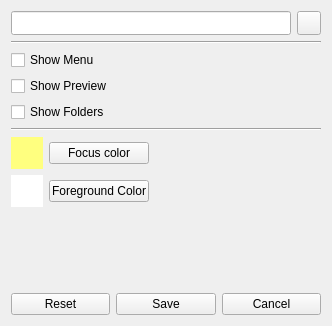
<?xml version="1.0" encoding="UTF-8"?>
<ui version="4.0">
 <class>Form</class>
 <widget class="QWidget" name="Form">
  <property name="geometry">
   <rect>
    <x>0</x>
    <y>0</y>
    <width>332</width>
    <height>326</height>
   </rect>
  </property>
  <property name="windowTitle">
   <string>Form</string>
  </property>
  <layout class="QVBoxLayout" name="verticalLayout">
   <item>
    <layout class="QHBoxLayout" name="horizontalLayout_4">
     <property name="topMargin">
      <number>0</number>
     </property>
     <item>
      <widget class="QLineEdit" name="lineEdit">
       <property name="minimumSize">
        <size>
         <width>0</width>
         <height>24</height>
        </size>
       </property>
      </widget>
     </item>
     <item>
      <widget class="QPushButton" name="pushButton_6">
       <property name="maximumSize">
        <size>
         <width>24</width>
         <height>24</height>
        </size>
       </property>
       <property name="text">
        <string/>
       </property>
      </widget>
     </item>
    </layout>
   </item>
   <item>
    <widget class="Line" name="line">
     <property name="orientation">
      <enum>Qt::Horizontal</enum>
     </property>
    </widget>
   </item>
   <item>
    <widget class="QCheckBox" name="checkBox">
     <property name="text">
      <string>Show Menu</string>
     </property>
    </widget>
   </item>
   <item>
    <widget class="QCheckBox" name="checkBox_3">
     <property name="text">
      <string>Show Preview</string>
     </property>
    </widget>
   </item>
   <item>
    <widget class="QCheckBox" name="checkBox_2">
     <property name="text">
      <string>Show Folders</string>
     </property>
    </widget>
   </item>
   <item>
    <widget class="Line" name="line_2">
     <property name="orientation">
      <enum>Qt::Horizontal</enum>
     </property>
    </widget>
   </item>
   <item>
    <layout class="QHBoxLayout" name="horizontalLayout_2">
     <property name="topMargin">
      <number>0</number>
     </property>
     <item>
      <widget class="QLabel" name="label_2">
       <property name="minimumSize">
        <size>
         <width>32</width>
         <height>32</height>
        </size>
       </property>
       <property name="maximumSize">
        <size>
         <width>32</width>
         <height>32</height>
        </size>
       </property>
       <property name="styleSheet">
        <string notr="true">background-color: rgb(255, 255, 127);
border-color: rgb(140, 140, 140);</string>
       </property>
       <property name="text">
        <string/>
       </property>
      </widget>
     </item>
     <item>
      <widget class="QPushButton" name="pushButton_2">
       <property name="minimumSize">
        <size>
         <width>100</width>
         <height>0</height>
        </size>
       </property>
       <property name="maximumSize">
        <size>
         <width>100</width>
         <height>16777215</height>
        </size>
       </property>
       <property name="text">
        <string>Focus color</string>
       </property>
      </widget>
     </item>
     <item>
      <spacer name="horizontalSpacer_2">
       <property name="orientation">
        <enum>Qt::Horizontal</enum>
       </property>
       <property name="sizeHint" stdset="0">
        <size>
         <width>40</width>
         <height>20</height>
        </size>
       </property>
      </spacer>
     </item>
    </layout>
   </item>
   <item>
    <layout class="QHBoxLayout" name="horizontalLayout">
     <property name="topMargin">
      <number>0</number>
     </property>
     <item>
      <widget class="QLabel" name="label">
       <property name="minimumSize">
        <size>
         <width>32</width>
         <height>32</height>
        </size>
       </property>
       <property name="maximumSize">
        <size>
         <width>32</width>
         <height>32</height>
        </size>
       </property>
       <property name="styleSheet">
        <string notr="true">background-color: rgb(255, 255, 255);
border-color: rgb(140, 140, 140);</string>
       </property>
       <property name="text">
        <string/>
       </property>
      </widget>
     </item>
     <item>
      <widget class="QPushButton" name="pushButton">
       <property name="minimumSize">
        <size>
         <width>100</width>
         <height>0</height>
        </size>
       </property>
       <property name="maximumSize">
        <size>
         <width>100</width>
         <height>16777215</height>
        </size>
       </property>
       <property name="text">
        <string>Foreground Color</string>
       </property>
      </widget>
     </item>
     <item>
      <spacer name="horizontalSpacer">
       <property name="orientation">
        <enum>Qt::Horizontal</enum>
       </property>
       <property name="sizeHint" stdset="0">
        <size>
         <width>40</width>
         <height>20</height>
        </size>
       </property>
      </spacer>
     </item>
    </layout>
   </item>
   <item>
    <spacer name="verticalSpacer">
     <property name="orientation">
      <enum>Qt::Vertical</enum>
     </property>
     <property name="sizeHint" stdset="0">
      <size>
       <width>20</width>
       <height>40</height>
      </size>
     </property>
    </spacer>
   </item>
   <item>
    <layout class="QHBoxLayout" name="horizontalLayout_3">
     <property name="topMargin">
      <number>0</number>
     </property>
     <item>
      <widget class="QPushButton" name="pushButton_5">
       <property name="text">
        <string>Reset</string>
       </property>
      </widget>
     </item>
     <item>
      <widget class="QPushButton" name="pushButton_4">
       <property name="text">
        <string>Save</string>
       </property>
      </widget>
     </item>
     <item>
      <widget class="QPushButton" name="pushButton_3">
       <property name="text">
        <string>Cancel</string>
       </property>
      </widget>
     </item>
    </layout>
   </item>
  </layout>
 </widget>
 <resources/>
 <connections/>
</ui>
